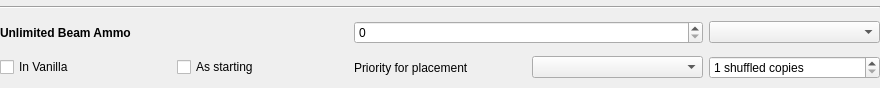
<?xml version="1.0" encoding="UTF-8"?>
<ui version="4.0">
 <class>StandardPickupWidget</class>
 <widget class="QDialog" name="StandardPickupWidget">
  <property name="geometry">
   <rect>
    <x>0</x>
    <y>0</y>
    <width>880</width>
    <height>88</height>
   </rect>
  </property>
  <property name="sizePolicy">
   <sizepolicy hsizetype="Preferred" vsizetype="Fixed">
    <horstretch>0</horstretch>
    <verstretch>0</verstretch>
   </sizepolicy>
  </property>
  <property name="maximumSize">
   <size>
    <width>16777215</width>
    <height>16777215</height>
   </size>
  </property>
  <property name="windowTitle">
   <string>Item Configuration</string>
  </property>
  <layout class="QGridLayout" name="root_layout">
   <property name="leftMargin">
    <number>0</number>
   </property>
   <property name="topMargin">
    <number>0</number>
   </property>
   <property name="rightMargin">
    <number>0</number>
   </property>
   <property name="bottomMargin">
    <number>0</number>
   </property>
   <item row="3" column="2">
    <widget class="QLabel" name="priority_label">
     <property name="text">
      <string>Priority for placement</string>
     </property>
    </widget>
   </item>
   <item row="1" column="0">
    <widget class="QLabel" name="pickup_name_label">
     <property name="minimumSize">
      <size>
       <width>150</width>
       <height>0</height>
      </size>
     </property>
     <property name="font">
      <font>
       <bold>true</bold>
      </font>
     </property>
     <property name="text">
      <string>Unlimited Beam Ammo</string>
     </property>
    </widget>
   </item>
   <item row="3" column="1">
    <widget class="QCheckBox" name="starting_check">
     <property name="text">
      <string>As starting</string>
     </property>
    </widget>
   </item>
   <item row="3" column="0">
    <widget class="QCheckBox" name="vanilla_check">
     <property name="text">
      <string>In Vanilla</string>
     </property>
    </widget>
   </item>
   <item row="3" column="4">
    <widget class="ScrollProtectedSpinBox" name="shuffled_spinbox">
     <property name="suffix">
      <string> shuffled copies</string>
     </property>
     <property name="minimum">
      <number>1</number>
     </property>
     <property name="maximum">
      <number>99</number>
     </property>
    </widget>
   </item>
   <item row="0" column="0" colspan="5">
    <widget class="Line" name="separator_line">
     <property name="orientation">
      <enum>Qt::Horizontal</enum>
     </property>
    </widget>
   </item>
   <item row="3" column="3">
    <widget class="ScrollProtectedComboBox" name="priority_combo"/>
   </item>
   <item row="1" column="4">
    <widget class="ScrollProtectedComboBox" name="state_case_combo"/>
   </item>
   <item row="1" column="2" colspan="2">
    <widget class="ScrollProtectedSpinBox" name="provided_ammo_spinbox">
        
     <property name="toolTip">
      <string>&lt;html&gt;&lt;head/&gt;&lt;body&gt;&lt;p&gt;When this item is collected, it also gives this amount of the given ammos.&lt;/p&gt;&lt;p&gt;This is included in the calculation of how much each pickup of this ammo gives.&lt;/p&gt;&lt;/body&gt;&lt;/html&gt;</string>
     </property>
    </widget>
   </item>
  </layout>
 </widget>
 <layoutdefault spacing="6" margin="11"/>
 <customwidgets>
  <customwidget>
   <class>ScrollProtectedSpinBox</class>
   <extends>QSpinBox</extends>
   <header>randovania/gui/lib/custom_ui_widgets/scroll_protected.h</header>
  </customwidget>
  <customwidget>
   <class>ScrollProtectedComboBox</class>
   <extends>QComboBox</extends>
   <header>randovania/gui/lib/custom_ui_widgets/scroll_protected.h</header>
  </customwidget>
 </customwidgets>
 <resources/>
 <connections/>
</ui>
